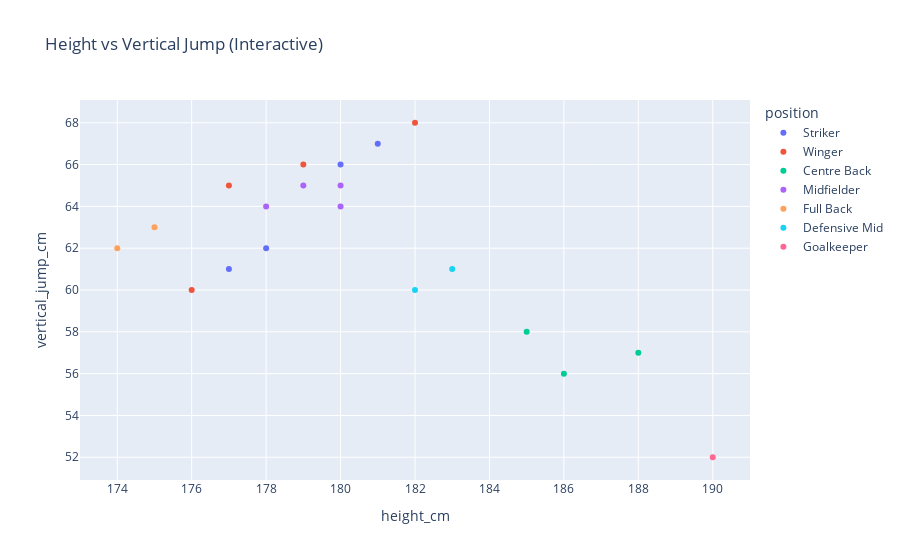

The code cell stored with this chart in its notebook:
### Code cell
fig = px.scatter(df, 
                 x='height_cm', 
                 y='vertical_jump_cm',
                 hover_data=['name', 'position', 'age'],
                 color='position',
                 title='Height vs Vertical Jump (Interactive)')
fig.show()

### Figure 1 — Plotly figure (JSON) as saved in the notebook; plotly's stock layout.template omitted (floating-point values rounded to 4 significant figures)
{"data": [{"customdata": [["Thabo Molefe", "Striker", 22], ["Otsile Radipitse", "Striker", 22], ["Phenyo Mmusi", "Striker", 23], ["Kitso Mosweu", "Striker", 22]], "hovertemplate": "position=%{customdata[1]}<br>height_cm=%{x}<br>vertical_jump_cm=%{y}<br>name=%{customdata[0]}<br>age=%{customdata[2]}<extra></extra>", "legendgroup": "Striker", "marker": {"color": "#636efa", "symbol": "circle"}, "mode": "markers", "name": "Striker", "orientation": "v", "showlegend": true, "type": "scatter", "x": [178, 177, 181, 180], "xaxis": "x", "y": [62, 61, 67, 66], "yaxis": "y"}, {"customdata": [["Katlego Mooketsi", "Winger", 20], ["Tebogo Kgosi", "Winger", 24], ["Mpho Ramodisa", "Winger", 20], ["Onkabetse Makwati", "Winger", 19]], "hovertemplate": "position=%{customdata[1]}<br>height_cm=%{x}<br>vertical_jump_cm=%{y}<br>name=%{customdata[0]}<br>age=%{customdata[2]}<extra></extra>", "legendgroup": "Winger", "marker": {"color": "#EF553B", "symbol": "circle"}, "mode": "markers", "name": "Winger", "orientation": "v", "showlegend": true, "type": "scatter", "x": [176, 182, 179, 177], "xaxis": "x", "y": [60, 68, 66, 65], "yaxis": "y"}, {"customdata": [["Lesego Makgalemele", "Centre Back", 23], ["Gorata Mmoloki", "Centre Back", 21], ["Kagiso Moepeng", "Centre Back", 24]], "hovertemplate": "position=%{customdata[1]}<br>height_cm=%{x}<br>vertical_jump_cm=%{y}<br>name=%{customdata[0]}<br>age=%{customdata[2]}<extra></extra>", "legendgroup": "Centre Back", "marker": {"color": "#00cc96", "symbol": "circle"}, "mode": "markers", "name": "Centre Back", "orientation": "v", "showlegend": true, "type": "scatter", "x": [185, 188, 186], "xaxis": "x", "y": [58, 57, 56], "yaxis": "y"}, {"customdata": [["Karabo Moagi", "Midfielder", 25], ["Tshepo Gaolathe", "Midfielder", 23], ["Keabetswe Moatlhodi", "Midfielder", 20], ["Neo Gaorekwe", "Midfielder", 21]], "hovertemplate": "position=%{customdata[1]}<br>height_cm=%{x}<br>vertical_jump_cm=%{y}<br>name=%{customdata[0]}<br>age=%{customdata[2]}<extra></extra>", "legendgroup": "Midfielder", "marker": {"color": "#ab63fa", "symbol": "circle"}, "mode": "markers", "name": "Midfielder", "orientation": "v", "showlegend": true, "type": "scatter", "x": [180, 180, 178, 179], "xaxis": "x", "y": [65, 64, 64, 65], "yaxis": "y"}, {"customdata": [["Mothusi Kefentse", "Full Back", 21], ["Boitumelo Sesinyi", "Full Back", 22]], "hovertemplate": "position=%{customdata[1]}<br>height_cm=%{x}<br>vertical_jump_cm=%{y}<br>name=%{customdata[0]}<br>age=%{customdata[2]}<extra></extra>", "legendgroup": "Full Back", "marker": {"color": "#FFA15A", "symbol": "circle"}, "mode": "markers", "name": "Full Back", "orientation": "v", "showlegend": true, "type": "scatter", "x": [175, 174], "xaxis": "x", "y": [63, 62], "yaxis": "y"}, {"customdata": [["Tumelo Gasebalwe", "Defensive Mid", 25], ["Thato Mogapi", "Defensive Mid", 23]], "hovertemplate": "position=%{customdata[1]}<br>height_cm=%{x}<br>vertical_jump_cm=%{y}<br>name=%{customdata[0]}<br>age=%{customdata[2]}<extra></extra>", "legendgroup": "Defensive Mid", "marker": {"color": "#19d3f3", "symbol": "circle"}, "mode": "markers", "name": "Defensive Mid", "orientation": "v", "showlegend": true, "type": "scatter", "x": [183, 182], "xaxis": "x", "y": [61, 60], "yaxis": "y"}, {"customdata": [["Lemogang Malunga", "Goalkeeper", 24]], "hovertemplate": "position=%{customdata[1]}<br>height_cm=%{x}<br>vertical_jump_cm=%{y}<br>name=%{customdata[0]}<br>age=%{customdata[2]}<extra></extra>", "legendgroup": "Goalkeeper", "marker": {"color": "#FF6692", "symbol": "circle"}, "mode": "markers", "name": "Goalkeeper", "orientation": "v", "showlegend": true, "type": "scatter", "x": [190], "xaxis": "x", "y": [52], "yaxis": "y"}], "layout": {"legend": {"title": {"text": "position"}, "tracegroupgap": 0}, "title": {"text": "Height vs Vertical Jump (Interactive)"}, "xaxis": {"anchor": "y", "domain": [0, 1], "title": {"text": "height_cm"}}, "yaxis": {"anchor": "x", "domain": [0, 1], "title": {"text": "vertical_jump_cm"}}}}
